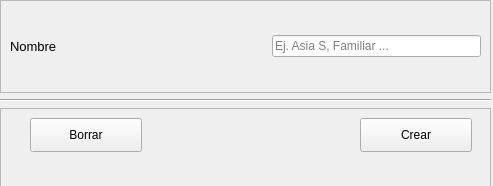
<?xml version="1.0" encoding="UTF-8"?>
<ui version="4.0">
 <class>AddCarterasView</class>
 <widget class="QMainWindow" name="AddCarterasView">
  <property name="geometry">
   <rect>
    <x>0</x>
    <y>0</y>
    <width>493</width>
    <height>186</height>
   </rect>
  </property>
  <property name="windowTitle">
   <string>Crear Cartera</string>
  </property>
  <property name="windowIcon">
   <iconset>
    <normaloff>../../dist/launcher/src/feather/mainLogo.ico</normaloff>../../dist/launcher/src/feather/mainLogo.ico</iconset>
  </property>
  <property name="styleSheet">
   <string notr="true"/>
  </property>
  <widget class="QWidget" name="centralwidget">
   <widget class="QWidget" name="verticalLayoutWidget">
    <property name="geometry">
     <rect>
      <x>0</x>
      <y>0</y>
      <width>491</width>
      <height>201</height>
     </rect>
    </property>
    <layout class="QVBoxLayout" name="verticalLayout">
     <item>
      <widget class="QFrame" name="frame_3">
       <property name="frameShape">
        <enum>QFrame::StyledPanel</enum>
       </property>
       <property name="frameShadow">
        <enum>QFrame::Raised</enum>
       </property>
       <layout class="QHBoxLayout" name="horizontalLayout">
        <item>
         <widget class="QLabel" name="label_2">
          <property name="font">
           <font>
            <pointsize>10</pointsize>
           </font>
          </property>
          <property name="text">
           <string>Nombre</string>
          </property>
         </widget>
        </item>
        <item>
         <spacer name="horizontalSpacer_2">
          <property name="orientation">
           <enum>Qt::Horizontal</enum>
          </property>
          <property name="sizeHint" stdset="0">
           <size>
            <width>184</width>
            <height>20</height>
           </size>
          </property>
         </spacer>
        </item>
        <item>
         <widget class="QLineEdit" name="tfNombre">
          <property name="text">
           <string/>
          </property>
          <property name="placeholderText">
           <string>Ej. Asia S, Familiar ...</string>
          </property>
         </widget>
        </item>
       </layout>
      </widget>
     </item>
     <item>
      <widget class="Line" name="line">
       <property name="orientation">
        <enum>Qt::Horizontal</enum>
       </property>
      </widget>
     </item>
     <item>
      <widget class="QFrame" name="frame_2">
       <property name="frameShape">
        <enum>QFrame::StyledPanel</enum>
       </property>
       <property name="frameShadow">
        <enum>QFrame::Raised</enum>
       </property>
       <widget class="QPushButton" name="buttonBorrar">
        <property name="geometry">
         <rect>
          <x>30</x>
          <y>10</y>
          <width>112</width>
          <height>34</height>
         </rect>
        </property>
        <property name="text">
         <string>Borrar</string>
        </property>
       </widget>
       <widget class="QPushButton" name="buttonCrear">
        <property name="geometry">
         <rect>
          <x>360</x>
          <y>10</y>
          <width>112</width>
          <height>34</height>
         </rect>
        </property>
        <property name="text">
         <string>Crear</string>
        </property>
       </widget>
      </widget>
     </item>
    </layout>
   </widget>
  </widget>
 </widget>
 <resources/>
 <connections>
  <connection>
   <sender>buttonBorrar</sender>
   <signal>clicked()</signal>
   <receiver>tfNombre</receiver>
   <slot>clear()</slot>
   <hints>
    <hint type="sourcelabel">
     <x>78</x>
     <y>154</y>
    </hint>
    <hint type="destinationlabel">
     <x>357</x>
     <y>40</y>
    </hint>
   </hints>
  </connection>
 </connections>
</ui>
